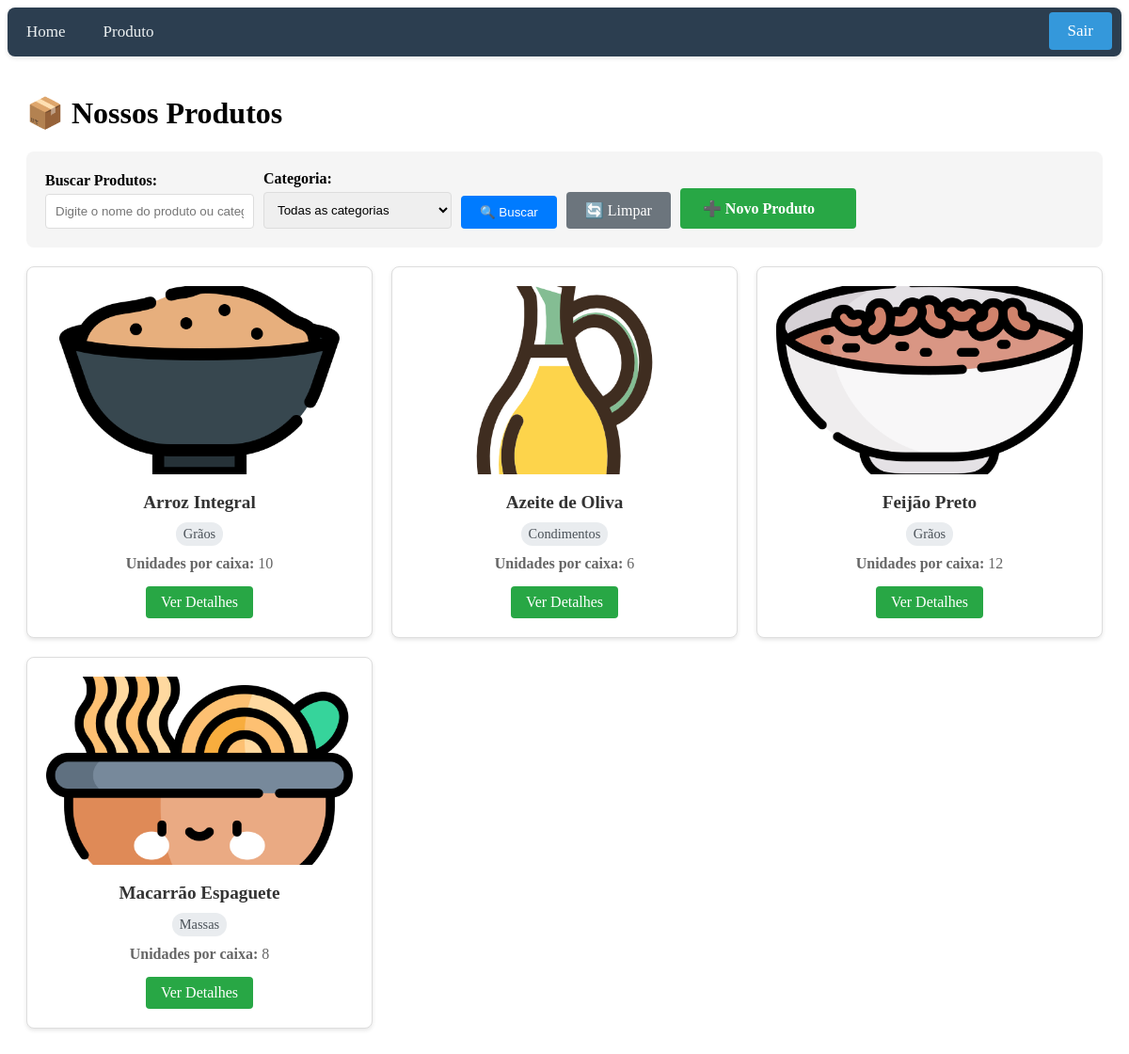
Screenshot of /products (signed in) with the database file from the repository.
### tables this page shows
CREATE TABLE products (
            id INTEGER PRIMARY KEY AUTOINCREMENT,
            name TEXT NOT NULL,
            category TEXT NOT NULL,
            image TEXT,
            units_per_box INTEGER NOT NULL,
            created_at TIMESTAMP DEFAULT CURRENT_TIMESTAMP
        );

### app.py (the view)
@app.route('/products')
def products_page():
    if 'username' not in session:
        return redirect(url_for('login'))
    products = get_all_products()
    categories = get_categories()
    return render_template('Products/products.html',
                         products=products,
                         categories=categories,
                         selected_category=None)

### app.py (called while the page is built)
def get_db_connection():
    conn = sqlite3.connect(DATABASE)
    conn.row_factory = sqlite3.Row
    return conn

def get_all_products():
    conn = get_db_connection()
    products = conn.execute('''
        SELECT * FROM products ORDER BY name
    ''').fetchall()
    conn.close()
    return products

def get_categories():
    conn = get_db_connection()
    categories = conn.execute('''
        SELECT DISTINCT category FROM products ORDER BY category
    ''').fetchall()
    conn.close()
    return [cat['category'] for cat in categories]

### templates/Products/products.html (shortened to what this page needs)
<!DOCTYPE html>
<html lang="pt-BR">
<head>
</head>
<body>
   <div class="topnav">
        <div>
        <a href="/">Home</a>
        <a href="/products">Produto</a>
        </div>
            <div class="auth-links">
                <a href="/login">Sair</a>
            </div>
    </div>
    <div class="products-container">
        <h1>📦 Nossos Produtos</h1>
        <div class="filters">
            <form action="{{ url_for('search_products') }}" method="get" class="search-form">
                <div class="form-group">
                    <label for="search">Buscar Produtos:</label>
                    <input type="text" id="search" name="q" class="search-input"
                           placeholder="Digite o nome do produto ou categoria..."
                           value="{{ search_term or '' }}">
                </div>
                <div class="form-group">
                    <label for="category">Categoria:</label>
                    <select id="category" name="category" class="category-select">
                        <option value="all">Todas as categorias</option>
                    </select>
                </div>
                <button type="submit" class="search-button">🔍 Buscar</button>
                <a href="{{ url_for('products_page') }}" class="reset-button">🔄 Limpar</a>
                 <a href="{{ url_for('new_product') }}"
       style="padding: 12px 24px; background-color: #28a745; color: white; text-decoration: none; border-radius: 4px; font-weight: bold;">
        ➕ Novo Produto
    </a>
            </form>
        </div>
        {% if products %}
            <div class="products-grid">
                {% for product in products %}
                    <div class="product-card">
                        {% if product.image %}
                            <img src="{{ url_for('static', filename='images/products/' + product.image) }}"
                                 alt="{{ product.name }}"
                                 class="product-image"
                                 onerror="this.src='{{ url_for('static', filename='images/placeholder.png') }}'">
                        {% else %}
                            <img src="{{ url_for('static', filename='images/placeholder.png') }}"
                                 alt="Imagem não disponível"
                                 class="product-image">
                        {% endif %}
                        <div class="product-name">{{ product.name }}</div>
                        <div class="product-category">{{ product.category }}</div>
                        <div class="product-units">
                            <strong>Unidades por caixa:</strong> {{ product.units_per_box }}
                        </div>
                        <a href="{{ url_for('product_detail', product_id=product.id) }}"
                           class="view-details">
                            Ver Detalhes
                        </a>
                    </div>
                {% endfor %}
            </div>
        {% endif %}
    </div>
</body>
</html>

### templates/Products/products.html (style rules this page uses)
.products-container { max-width: 1200px; margin: 0 auto; padding: 20px; }
.filters { background: #f5f5f5; padding: 20px; border-radius: 8px; margin-bottom: 20px; }
.search-form { display: flex; gap: 10px; flex-wrap: wrap; align-items: end; }
.form-group { display: flex; flex-direction: column; }
.form-group label { margin-bottom: 5px; font-weight: bold; }
.search-input, .category-select { padding: 10px; border: 1px solid #ddd; border-radius: 4px; min-width: 200px; }
.search-button { padding: 10px 20px; background-color: #007bff; color: white; border: none; border-radius: 4px; cursor: pointer; height: fit-content; }
.reset-button { padding: 10px 20px; background-color: #6c757d; color: white; border: none; border-radius: 4px; cursor: pointer; height: fit-content; text-decoration: none; display: inline-block; }
.products-grid { display: grid; grid-template-columns: repeat(auto-fill, minmax(280px, 1fr)); gap: 20px; margin-top: 20px; }
.product-card { border: 1px solid #ddd; border-radius: 8px; padding: 20px; text-align: center; background: white; box-shadow: 0 2px 4px rgba(0,0,0,0.1); transition: transform 0.2s; }
.product-image { width: 100%; height: 200px; object-fit: cover; border-radius: 4px; margin-bottom: 15px; }
.product-name { font-size: 1.2em; font-weight: bold; margin-bottom: 10px; color: #333; }
.product-category { background: #e9ecef; padding: 4px 8px; border-radius: 12px; font-size: 0.9em; color: #495057; display: inline-block; margin-bottom: 10px; }
.product-units { color: #666; margin-bottom: 15px; }
.view-details { padding: 8px 16px; background-color: #28a745; color: white; text-decoration: none; border-radius: 4px; display: inline-block; }
.topnav { background-color: #2c3e50; overflow: hidden; box-shadow: 0 2px 5px rgba(0,0,0,0.1); display: flex; justify-content: space-between; border-radius: 8px; }
.topnav a { float: left; color: #ecf0f1; text-align: center; padding: 16px 20px; text-decoration: none; font-size: 17px; transition: background-color 0.3s ease; }
.auth-links { margin-top: 5px; }
.auth-links a { display: inline-block; background-color: #3498db; color: white; padding: 10px 20px; margin: 0 10px; text-decoration: none; border-radius: 4px; transition: background-color 0.3s ease; font-weight: 500; }

### rows the page displays
products: image (picture), name "Arroz Integral", category "Grãos", units_per_box "10"
products: image (picture), name "Azeite de Oliva", category "Condimentos", units_per_box "6"
products: image (picture), name "Feijão Preto", category "Grãos", units_per_box "12"
products: image (picture), name "Macarrão Espaguete", category "Massas", units_per_box "8"
